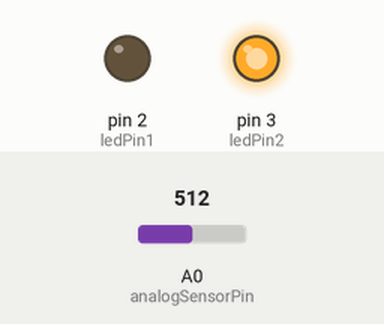
Bench run of a sketch on a simulated Arduino Uno, built with avr-gcc and run on an emulated ATmega328P. On the bench: output pins drawn as LEDs (lit = HIGH). Inputs (shaded band) come from the test bench; at power-on: A0 (analogSensorPin) = 512.

Above: at 1.2 s.
1.3 s: A0 (analogSensorPin) set to 215
2.8 s: A0 (analogSensorPin) set to 184
At 3.4 s:
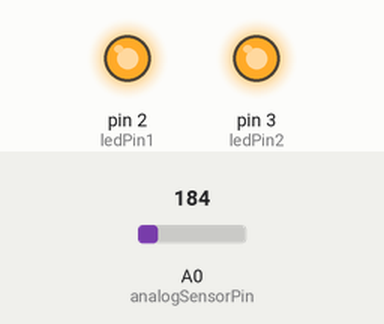
Timing chart, 0 to 5.8 s (numbered marks = the images above; inputs shaded):
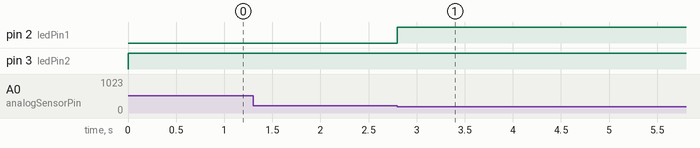

The sketch:

ketiga_else.ino
```cpp
int analogSensorPin = A0;
int ledPin1 = 2;
int ledPin2 = 3;
int sensorValue = 0;

void setup(){
    pinMode(analogSensorPin,INPUT);
    pinMode(ledPin1,OUTPUT);
    pinMode(ledPin2,OUTPUT);
}

void loop(){
    sensorValue = analogRead(analogSensorPin); // membeaca nilai analog dari analogSensorPin
    if (sensorValue <= 200)
    {
        digitalWrite(ledPin1,HIGH); //jika nilai sensor kurang dari 200 maka led 1 menyala
    } else if (sensorValue >= 200){
        digitalWrite(ledPin2,HIGH); //jika nilai sensor lebih dari 200 maka led 2 menyala

    } else {
        digitalWrite(ledPin1,LOW); //jika nilai sensor lebih dari 200 maka led 2 menyala
        digitalWrite(ledPin2,LOW); //jika nilai sensor lebih dari 200 maka led 2 menyala

    }

}
```

Measured:
- the behaviour switches between 201 and 200 on A0 (analogSensorPin) (found by bisection; images 0 and 1)
- after the input at 1.3 s, every drawn part: stays the same
- after the input at 2.8 s, pin 2 (ledPin1): LOW → HIGH at once
